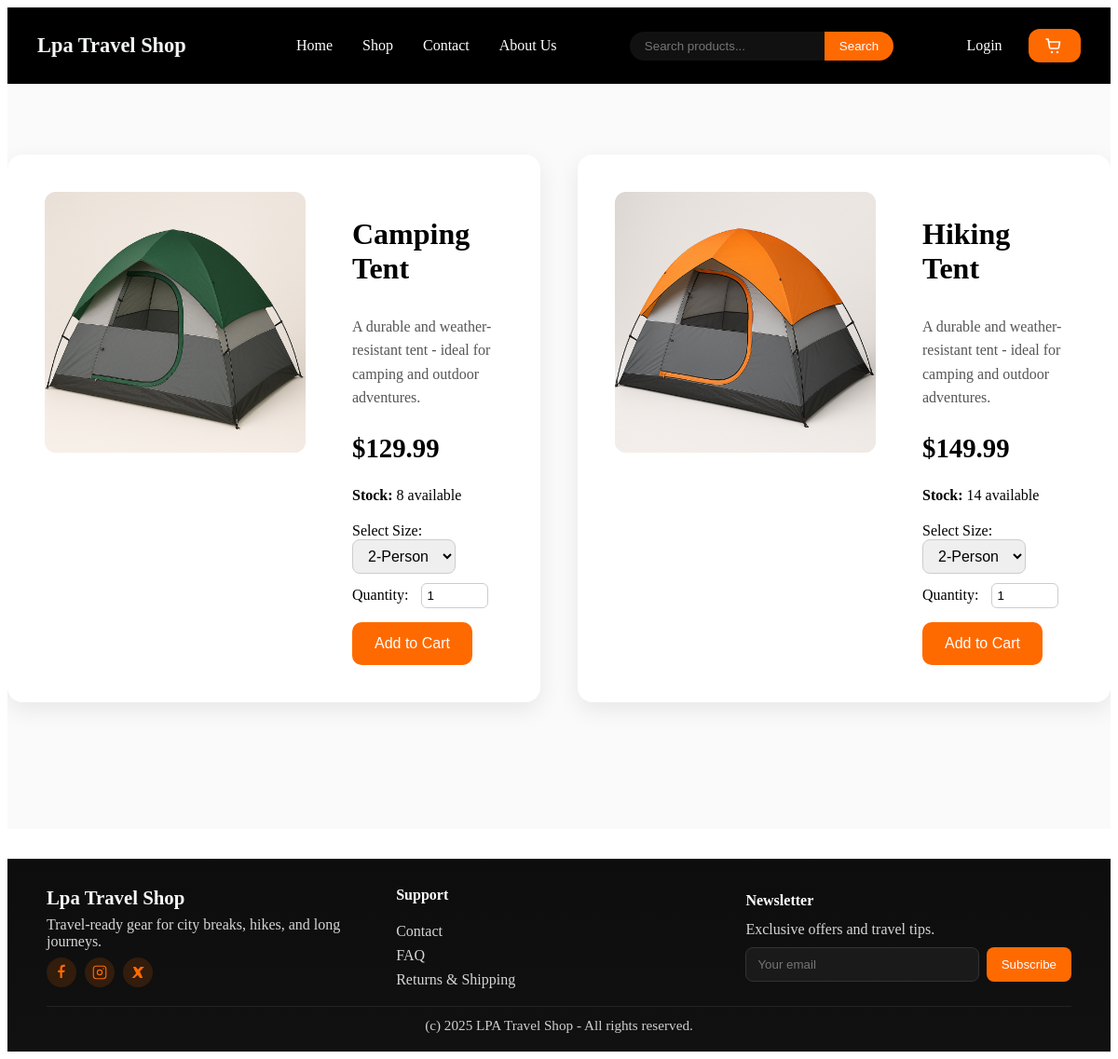
The page /products/tents.php on the database its author committed.
### tables this page shows
CREATE TABLE `products` (
  `id` int(11) NOT NULL,
  `name` varchar(100) NOT NULL,
  `category` varchar(100) DEFAULT NULL,
  `description` text DEFAULT NULL,
  `price` decimal(10,2) NOT NULL,
  `stock` int(11) DEFAULT 0,
  `image` varchar(255) DEFAULT NULL
);

### products/tents.php (the view, shortened to what this page needs)
<?php
require_once '../config.php';
$stmt = $conn->prepare("SELECT id, name, price, stock, image FROM products WHERE category = 'tent'");
$stmt->execute();
$result = $stmt->get_result();
?>
<!DOCTYPE html>
<html lang="en">
<head>
  <link rel="stylesheet" href="../css/styles.css">
</head>
<body>
<?php include '../includes/header.php'; ?>
<main class="product-page">
  <?php while ($row = $result->fetch_assoc()): ?>
    <section class="product-showcase">
      <div class="product-image">
        <img src="../<?php echo htmlspecialchars($row['image']); ?>" alt="<?php echo htmlspecialchars($row['name']); ?>">
      </div>
      <div class="product-details">
        <h1><?php echo htmlspecialchars($row['name']); ?></h1>
        <p class="product-description">
          A durable and weather-resistant tent - ideal for camping and outdoor adventures.
        </p>
        <div class="product-price">
          <span class="current-price">$<?php echo number_format((float)$row['price'], 2); ?></span>
        </div>
        <div class="product-stock">
          <strong>Stock:</strong>
          <span id="stock-<?php echo (int)$row['id']; ?>"><?php echo (int)$row['stock']; ?></span> available
        </div>
        <div class="product-options">
          <label for="size-<?php echo (int)$row['id']; ?>">Select Size:</label>
          <select id="size-<?php echo (int)$row['id']; ?>">
            <option value="2p">2-Person</option>
          </select>
        </div>
        <div class="product-quantity">
          <label>Quantity:</label>
          <input type="number" id="qty-<?php echo (int)$row['id']; ?>" value="1" min="1" max="<?php echo (int)$row['stock']; ?>">
        </div>
        <button class="add-to-cart" onclick="addToCart(<?php echo (int)$row['id']; ?>)">Add to Cart</button>
      </div>
    </section>
  <?php endwhile; ?>
</main>
<?php include '../includes/footer.php'; ?>
</body>
</html>

### css/styles.css (style rules this page uses)
.product-page { display: flex; justify-content: center; align-items: center; gap: 40px; flex-wrap: nowrap; padding: 0; background-color: #fafafa; min-height: 100vh; overflow: hidden; }
.product-showcase { display: flex; gap: 50px; align-items: flex-start; background: #fff; border-radius: 16px; padding: 40px; box-shadow: 0 8px 25px rgba(0,0,0,0.08); max-width: 1100px; width: 90%; margin-bottom: 60px; }
.product-image img { width: 280px; height: 280px; object-fit: contain; border-radius: 12px; background-color: #f3f3f3; }
.product-details { display: flex; flex-direction: column; justify-content: center; max-width: 500px; }
.product-details h1 { font-size: 2rem; font-weight: 700; margin-bottom: 15px; }
.product-description { font-size: 1rem; color: #555; margin-bottom: 25px; line-height: 1.6; }
.product-price { display: flex; align-items: baseline; gap: 10px; margin-bottom: 25px; }
.current-price { font-size: 1.8rem; font-weight: bold; }
.product-options { margin-bottom: 10px; }
.product-options select { padding: 8px 12px; border-radius: 8px; border: 1px solid #ccc; font-size: 1rem; }
.add-to-cart { background: #ff6a00; color: #fff; border: none; padding: 14px 24px; border-radius: 10px; font-size: 1rem; cursor: pointer; transition: 0.3s ease; width: fit-content; margin-top: 15px; }
.product-stock { font-size: 1rem; margin-bottom: 20px; }
.product-quantity input { width: 60px; padding: 5px; border-radius: 6px; border: 1px solid #ccc; margin-left: 10px; }
.product-image img { transition: transform 0.4s ease, box-shadow 0.3s ease; cursor: pointer; }

### rows shown on the page
products: image (picture), name "Camping Tent", price "129.99", stock "8", id "2-Person", id "1"
products: image (picture), name "Hiking Tent", price "149.99", stock "14", id "2-Person"
